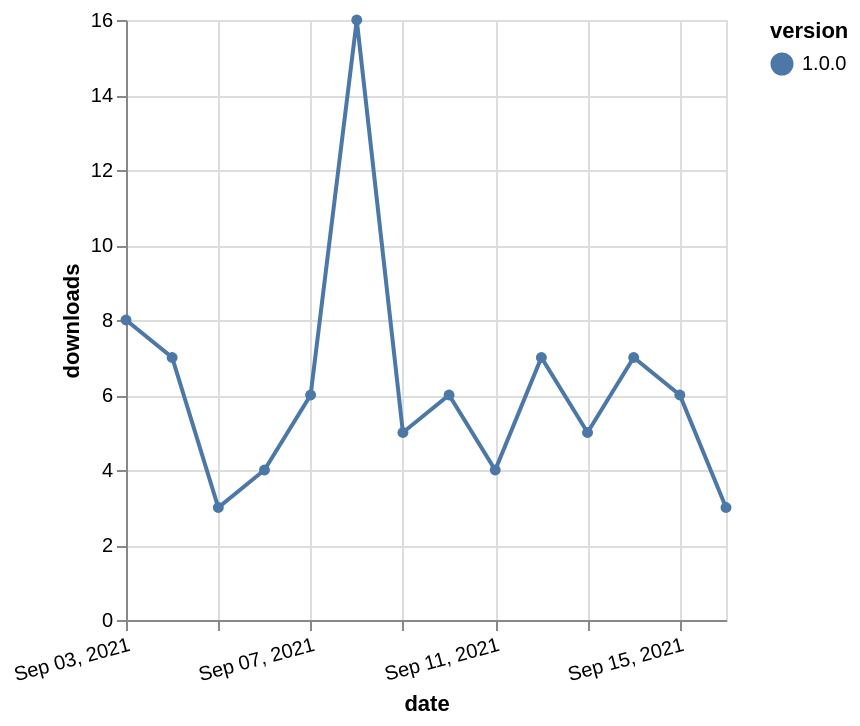

The specification (Vega-Lite) saved for this image:
### Vega-Lite specification from a JSON file in a GitHub repository (floating-point values rounded to 4 significant figures)
{"$schema": "https://vega.github.io/schema/vega-lite/v5.json", "description": "A simple bar chart with embedded data.", "data": {"values": [{"date": "2021-09-03", "total": 51640, "delta": 8, "version": "1.0.0"}, {"date": "2021-09-04", "total": 51647, "delta": 7, "version": "1.0.0"}, {"date": "2021-09-05", "total": 51650, "delta": 3, "version": "1.0.0"}, {"date": "2021-09-06", "total": 51654, "delta": 4, "version": "1.0.0"}, {"date": "2021-09-07", "total": 51660, "delta": 6, "version": "1.0.0"}, {"date": "2021-09-08", "total": 51676, "delta": 16, "version": "1.0.0"}, {"date": "2021-09-09", "total": 51681, "delta": 5, "version": "1.0.0"}, {"date": "2021-09-10", "total": 51687, "delta": 6, "version": "1.0.0"}, {"date": "2021-09-11", "total": 51691, "delta": 4, "version": "1.0.0"}, {"date": "2021-09-12", "total": 51698, "delta": 7, "version": "1.0.0"}, {"date": "2021-09-13", "total": 51703, "delta": 5, "version": "1.0.0"}, {"date": "2021-09-14", "total": 51710, "delta": 7, "version": "1.0.0"}, {"date": "2021-09-15", "total": 51716, "delta": 6, "version": "1.0.0"}, {"date": "2021-09-16", "total": 51719, "delta": 3, "version": "1.0.0"}]}, "width": "container", "mark": {"type": "line", "point": {"filled": true}}, "encoding": {"x": {"field": "date", "type": "temporal", "timeUnit": "yearmonthdate", "title": "date", "axis": {"labelAngle": -15}}, "y": {"field": "delta", "type": "quantitative", "title": "downloads"}, "color": {"field": "version", "type": "nominal"}, "tooltip": {"field": "delta"}}}
